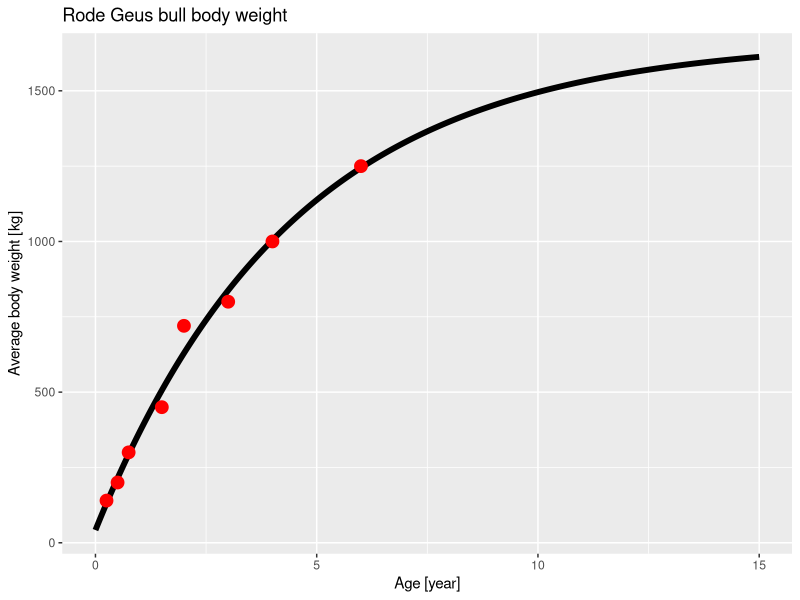
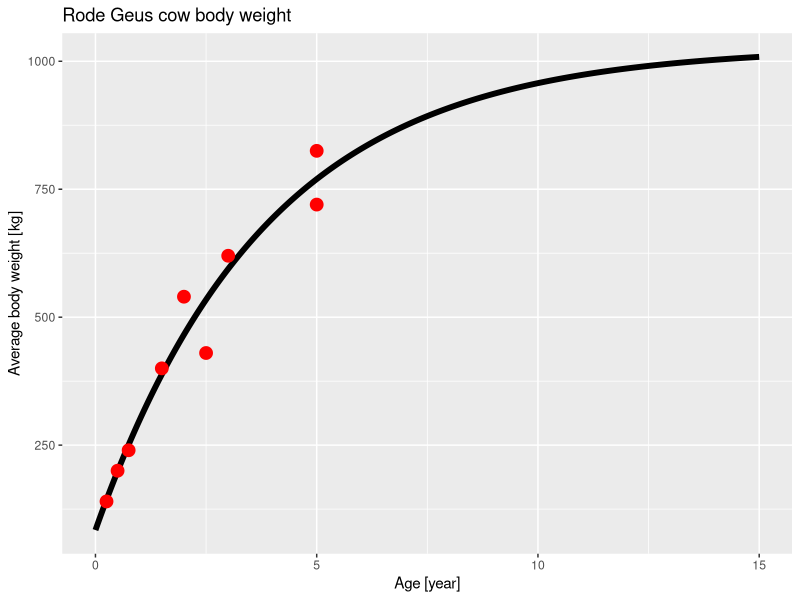

Source code (R) for these figures, in order:
#' Estimate growth curves of Rode Geus cows and bulls based on data provided by 
#' WFSR

library(ggplot2)

# Bulls
bull <- data.frame(weight = c(140, 200, 300, 450, 720, 800, 1000, 1250),
                   age    = c(0.25, 0.5, 0.75, 1.5, 2, 3, 4, 6))

brodyModel <- nls(weight ~ b1 + b2*exp(b3*age), data=bull, start=c(b1=700, b2=700, b3=-0.002*365))
print(brodyModel)

b1 <- brodyModel$m$getAllPars()["b1"]
b2 <- brodyModel$m$getAllPars()["b2"]
b3 <- brodyModel$m$getAllPars()["b3"]

# Plot model
tt<-seq(0,15,1/365)
y <- b1 + b2*exp(b3*tt)
print(ggplot() + 
  geom_line(aes(x=tt, y=y), size=2) + 
  geom_point(aes(x=bull$age, y=bull$weight), color='red', size=4) + 
  ggtitle("Rode Geus bull body weight") +
  xlab("Age [year]") + 
  ylab("Average body weight [kg]"))


# Cows
cow <- data.frame(weight = c(140, 200, 240, 400, 540, 430, 620, 720, 825),
                  age    = c(0.25, 0.5, 0.75, 1.5, 2, 2.5, 3, 5, 5))

brodyModel <- nls(weight ~ b1 + b2*exp(b3*age), data=cow, start=c(b1=700, b2=700, b3=-0.002*365))
print(brodyModel)

b1 <- brodyModel$m$getAllPars()["b1"]
b2 <- brodyModel$m$getAllPars()["b2"]
b3 <- brodyModel$m$getAllPars()["b3"]

tt<-seq(0,15,1/365)
y <- b1 + b2*exp(b3*tt)

print(ggplot() + 
  geom_line(aes(x=tt, y=y), size=2) + 
  geom_point(aes(x=cow$age, y=cow$weight), color='red', size=4) + 
  ggtitle("Rode Geus cow body weight") +
  xlab("Age [year]") + 
  ylab("Average body weight [kg]"))

